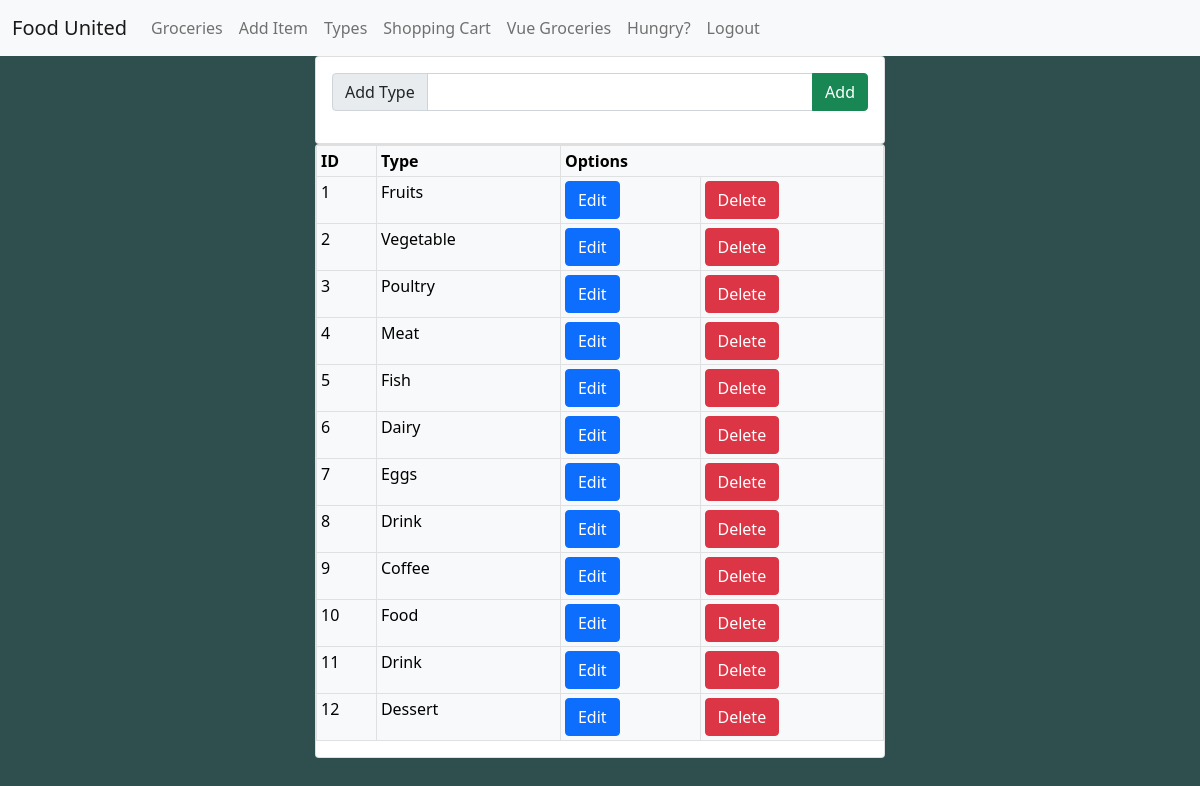
The page /types.php (signed in) on the database its author committed.
### tables this page shows
CREATE TABLE type
(
    type_id int AUTO_INCREMENT,
    type    varchar(255) NULL,
    CONSTRAINT type_pk
        PRIMARY KEY (type_id)
);

### types.php (called while the page is built, shortened)
<?php
include "includes/header.php";
include "includes/nav.php";
$types = $menu->getTypes();
include 'src/forms/types_form.php';

### src/Classes/Menu.php (called while the page is built, shortened)
<?php
class Menu
{
    public function getTypes(): array
    {
        $db = Database::getInstance();
        $sql = "SELECT * FROM type";
        $stmt = $db->prepare($sql);
        $stmt->execute();
        return $stmt->fetchAll(PDO::FETCH_ASSOC);
    }
}

### src/forms/types_form.php (the view, shortened to what this page needs)
<div class='container'>
    <div class="row justify-content-center gx-0">
        <div class="card col-sm-6">
            <div class="card-body">
                <div class="col-sm-12 col-md-12">
                    <form action="" method="GET">
                        <div class="input-group mb-1">
                            <span class="input-group-text" id="basic-addon-type">Add Type</span>
                            <input class="form-control" type="text" name="add">
                            <button class="btn btn-success">Add</button>
                        </div>
                    </form>
                </div>
            </div>
        </div>
    </div>
    <div class="row justify-content-center gx-0">
        <div class="card col-sm-6">
            <div class="table-responsive">
                <table class="table table-light table-bordered table-hover table-responsive table-sm">
                    <thead>
                        <tr>
                            <th>ID</th>
                            <th >Type</th>
                            <th colspan="2">Options</th>
                        </tr>
                    </thead>
                    <tbody>
                        <tr>
                        <?php foreach ($types as $type) {
                            $id = $type['type_id'];
                            $type = $type['type'];
                            ?>
                            <td><?= $id ?></td>
                            <td><?= $type ?></td>
                            <form action="" method="get">
                                <td>
                                    <button type="submit" class="btn btn-primary" name="edit" value="<?= $type ?>">Edit</button>
                                </td>
                            </form>
                            <form action="" method="get">
                                <td>
                                    <button type="submit" class="btn btn-danger" name="delete" value="<?= $id ?>">Delete</button>
                                </td>
                            </form>
                        </tr>
                        <?php } ?>
                    </tbody>
                </table>
            </div>
        </div>
    </div>
</div>
<?php include "includes/footer.php"; ?>

### style.css (style rules this page uses)
body { background-color: darkslategrey; }
.container { margin: auto; padding-left: 0; padding-right: 0; }

### rows shown on the page
type: type_id "1", type "Fruits"
type: type_id "2", type "Vegetable"
type: type_id "3", type "Poultry"
type: type_id "4", type "Meat"
type: type_id "5", type "Fish"
type: type_id "6", type "Dairy"
type: type_id "7", type "Eggs"
type: type_id "8", type "Drink"
type: type_id "9", type "Coffee"
type: type_id "10", type "Food"
type: type_id "11", type "Drink"
type: type_id "12", type "Dessert"
